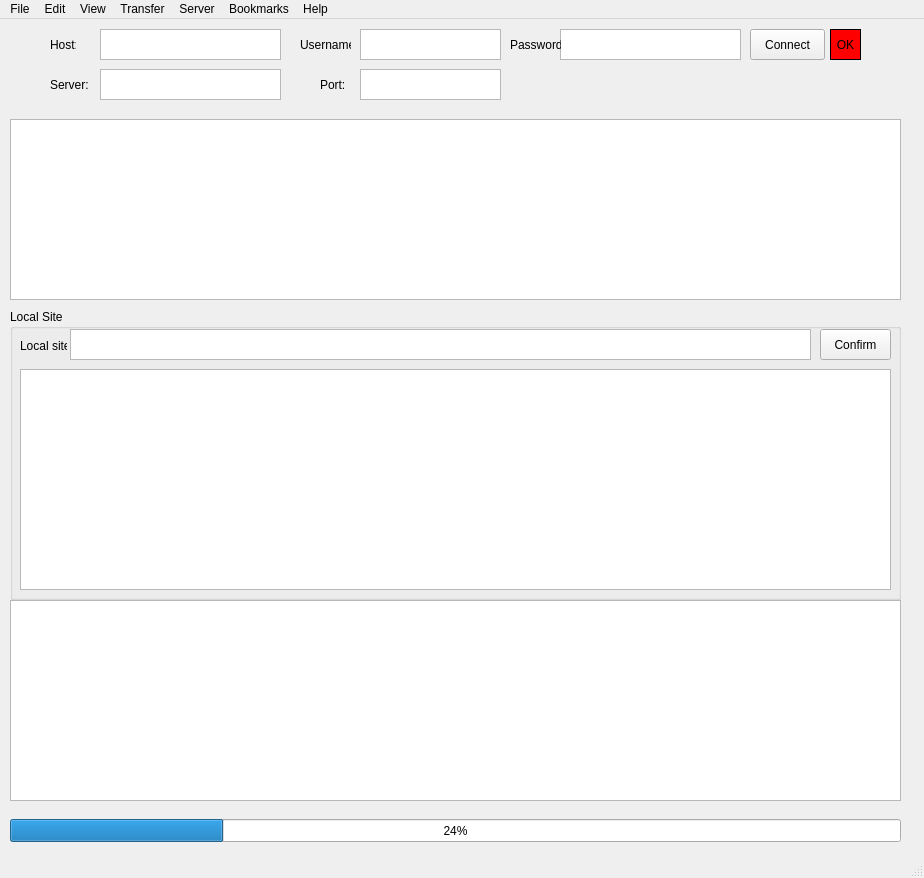
<?xml version="1.0" encoding="UTF-8"?>
<ui version="4.0">
 <class>MainWindow</class>
 <widget class="QMainWindow" name="MainWindow">
  <property name="geometry">
   <rect>
    <x>0</x>
    <y>0</y>
    <width>924</width>
    <height>878</height>
   </rect>
  </property>
  <property name="windowTitle">
   <string>File Transfer Auto</string>
  </property>
  <widget class="QWidget" name="centralwidget">
   <widget class="QLabel" name="label">
    <property name="geometry">
     <rect>
      <x>50</x>
      <y>-10</y>
      <width>26</width>
      <height>71</height>
     </rect>
    </property>
    <property name="text">
     <string>Host:</string>
    </property>
   </widget>
   <widget class="QPlainTextEdit" name="txt_host">
    <property name="geometry">
     <rect>
      <x>100</x>
      <y>10</y>
      <width>181</width>
      <height>31</height>
     </rect>
    </property>
   </widget>
   <widget class="QPlainTextEdit" name="txt_username">
    <property name="geometry">
     <rect>
      <x>360</x>
      <y>10</y>
      <width>141</width>
      <height>31</height>
     </rect>
    </property>
   </widget>
   <widget class="QLabel" name="label_2">
    <property name="geometry">
     <rect>
      <x>300</x>
      <y>-10</y>
      <width>51</width>
      <height>71</height>
     </rect>
    </property>
    <property name="text">
     <string>Username:</string>
    </property>
   </widget>
   <widget class="QPlainTextEdit" name="txt_password">
    <property name="geometry">
     <rect>
      <x>560</x>
      <y>10</y>
      <width>181</width>
      <height>31</height>
     </rect>
    </property>
   </widget>
   <widget class="QLabel" name="label_3">
    <property name="geometry">
     <rect>
      <x>510</x>
      <y>-10</y>
      <width>51</width>
      <height>71</height>
     </rect>
    </property>
    <property name="text">
     <string>Password:</string>
    </property>
   </widget>
   <widget class="QPlainTextEdit" name="txt_port">
    <property name="geometry">
     <rect>
      <x>360</x>
      <y>50</y>
      <width>141</width>
      <height>31</height>
     </rect>
    </property>
   </widget>
   <widget class="QLabel" name="label_4">
    <property name="geometry">
     <rect>
      <x>320</x>
      <y>30</y>
      <width>26</width>
      <height>71</height>
     </rect>
    </property>
    <property name="text">
     <string>Port:</string>
    </property>
   </widget>
   <widget class="QPushButton" name="btn_connect">
    <property name="geometry">
     <rect>
      <x>750</x>
      <y>10</y>
      <width>75</width>
      <height>31</height>
     </rect>
    </property>
    <property name="text">
     <string>Connect</string>
    </property>
   </widget>
   <widget class="QListView" name="list_log">
    <property name="geometry">
     <rect>
      <x>10</x>
      <y>100</y>
      <width>891</width>
      <height>181</height>
     </rect>
    </property>
   </widget>
   <widget class="QGroupBox" name="gr_local">
    <property name="geometry">
     <rect>
      <x>10</x>
      <y>290</y>
      <width>891</width>
      <height>291</height>
     </rect>
    </property>
    <property name="title">
     <string>Local Site</string>
    </property>
    <widget class="QTreeView" name="trv_folder_local">
     <property name="geometry">
      <rect>
       <x>10</x>
       <y>60</y>
       <width>871</width>
       <height>221</height>
      </rect>
     </property>
    </widget>
    <widget class="QLabel" name="label_5">
     <property name="geometry">
      <rect>
       <x>10</x>
       <y>30</y>
       <width>47</width>
       <height>13</height>
      </rect>
     </property>
     <property name="text">
      <string>Local site</string>
     </property>
    </widget>
    <widget class="QPlainTextEdit" name="txt_path_local">
     <property name="geometry">
      <rect>
       <x>60</x>
       <y>20</y>
       <width>741</width>
       <height>31</height>
      </rect>
     </property>
    </widget>
    <widget class="QPushButton" name="btn_confirm">
     <property name="geometry">
      <rect>
       <x>810</x>
       <y>20</y>
       <width>71</width>
       <height>31</height>
      </rect>
     </property>
     <property name="text">
      <string>Confirm</string>
     </property>
    </widget>
   </widget>
   <widget class="QProgressBar" name="progressBar">
    <property name="geometry">
     <rect>
      <x>10</x>
      <y>800</y>
      <width>891</width>
      <height>23</height>
     </rect>
    </property>
    <property name="value">
     <number>24</number>
    </property>
   </widget>
   <widget class="QTableView" name="tb_local">
    <property name="geometry">
     <rect>
      <x>10</x>
      <y>581</y>
      <width>891</width>
      <height>201</height>
     </rect>
    </property>
   </widget>
   <widget class="QLabel" name="label_6">
    <property name="geometry">
     <rect>
      <x>50</x>
      <y>30</y>
      <width>41</width>
      <height>71</height>
     </rect>
    </property>
    <property name="text">
     <string>Server:</string>
    </property>
   </widget>
   <widget class="QPlainTextEdit" name="txt_server">
    <property name="geometry">
     <rect>
      <x>100</x>
      <y>50</y>
      <width>181</width>
      <height>31</height>
     </rect>
    </property>
   </widget>
   <widget class="QLabel" name="lbl_checking">
    <property name="geometry">
     <rect>
      <x>830</x>
      <y>10</y>
      <width>31</width>
      <height>31</height>
     </rect>
    </property>
    <property name="autoFillBackground">
     <bool>false</bool>
    </property>
    <property name="styleSheet">
     <string notr="true">font: 75 10pt &quot;MS Shell Dlg 2&quot;;
background-color: rgb(255, 0, 0);
alternate-background-color: rgb(0, 170, 0);</string>
    </property>
    <property name="frameShape">
     <enum>QFrame::Panel</enum>
    </property>
    <property name="frameShadow">
     <enum>QFrame::Plain</enum>
    </property>
    <property name="text">
     <string>OK</string>
    </property>
    <property name="textFormat">
     <enum>Qt::PlainText</enum>
    </property>
    <property name="scaledContents">
     <bool>false</bool>
    </property>
    <property name="alignment">
     <set>Qt::AlignCenter</set>
    </property>
   </widget>
  </widget>
  <widget class="QMenuBar" name="menubar">
   <property name="geometry">
    <rect>
     <x>0</x>
     <y>0</y>
     <width>924</width>
     <height>21</height>
    </rect>
   </property>
   <widget class="QMenu" name="menuFile">
    <property name="title">
     <string>File</string>
    </property>
    <addaction name="actionNew_tab"/>
    <addaction name="actionClose_tab"/>
    <addaction name="actionExport"/>
    <addaction name="actionImport"/>
    <addaction name="actionExit"/>
   </widget>
   <widget class="QMenu" name="menuEdit">
    <property name="title">
     <string>Edit</string>
    </property>
    <addaction name="actionClear"/>
    <addaction name="actionSetting"/>
   </widget>
   <widget class="QMenu" name="menuView">
    <property name="title">
     <string>View</string>
    </property>
    <addaction name="actionRefresh"/>
    <addaction name="actionMessage_Log"/>
    <addaction name="actionTransfer_queue"/>
    <addaction name="actionQuickconnect_bar"/>
   </widget>
   <widget class="QMenu" name="menuTransfer">
    <property name="title">
     <string>Transfer</string>
    </property>
    <addaction name="actionProcess_Queue"/>
    <addaction name="actionTransfer_Type"/>
    <addaction name="actionSpeed_limit"/>
    <addaction name="actionMannual_Transfer"/>
   </widget>
   <widget class="QMenu" name="menuServer">
    <property name="title">
     <string>Server</string>
    </property>
   </widget>
   <widget class="QMenu" name="menuBookmarks">
    <property name="title">
     <string>Bookmarks</string>
    </property>
   </widget>
   <widget class="QMenu" name="menuHelp">
    <property name="title">
     <string>Help</string>
    </property>
   </widget>
   <addaction name="menuFile"/>
   <addaction name="menuEdit"/>
   <addaction name="menuView"/>
   <addaction name="menuTransfer"/>
   <addaction name="menuServer"/>
   <addaction name="menuBookmarks"/>
   <addaction name="menuHelp"/>
  </widget>
  <widget class="QStatusBar" name="statusbar"/>
  <action name="actionNew_tab">
   <property name="text">
    <string>New tab</string>
   </property>
  </action>
  <action name="actionClose_tab">
   <property name="text">
    <string>Close tab</string>
   </property>
  </action>
  <action name="actionExport">
   <property name="text">
    <string>Export</string>
   </property>
  </action>
  <action name="actionImport">
   <property name="text">
    <string>Import</string>
   </property>
  </action>
  <action name="actionExit">
   <property name="text">
    <string>Exit</string>
   </property>
  </action>
  <action name="actionClear">
   <property name="text">
    <string>Clear</string>
   </property>
  </action>
  <action name="actionSetting">
   <property name="text">
    <string>Setting</string>
   </property>
  </action>
  <action name="actionRefresh">
   <property name="text">
    <string>Refresh</string>
   </property>
  </action>
  <action name="actionMessage_Log">
   <property name="text">
    <string>Message Log</string>
   </property>
  </action>
  <action name="actionTransfer_queue">
   <property name="text">
    <string>Transfer queue</string>
   </property>
  </action>
  <action name="actionQuickconnect_bar">
   <property name="text">
    <string>Quickconnect bar</string>
   </property>
  </action>
  <action name="actionProcess_Queue">
   <property name="text">
    <string>Process Queue</string>
   </property>
  </action>
  <action name="actionTransfer_Type">
   <property name="text">
    <string>Transfer Type</string>
   </property>
  </action>
  <action name="actionSpeed_limit">
   <property name="text">
    <string>Speed limit</string>
   </property>
  </action>
  <action name="actionMannual_Transfer">
   <property name="text">
    <string>Mannual Transfer</string>
   </property>
  </action>
 </widget>
 <resources/>
 <connections/>
</ui>
